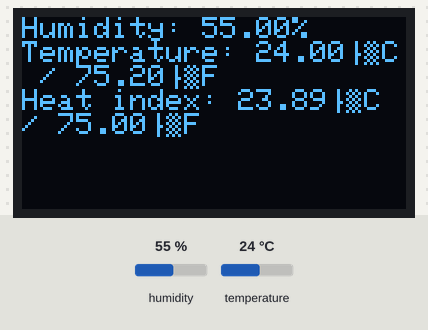
The sketch below on a simulated Arduino Uno, built with avr-gcc and run on an emulated ATmega328P. On the bench: 128×64 one-colour display. Inputs (shaded band) come from the test bench; at power-on: humidity 55 %, temperature 24 °C. The display library's start-up logo is not drawn; what the sketch prints to the serial monitor is not drawn.

Above: at 4.7 s.
4.8 s: humidity set to 22 %
At 7.1 s:
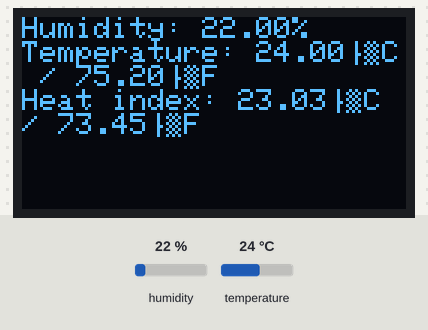
7.8 s: temperature set to 12 °C
At 8.5 s:
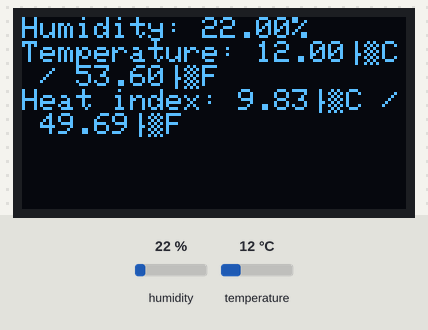
10.8 s: humidity set to 40 %
At 12.6 s:
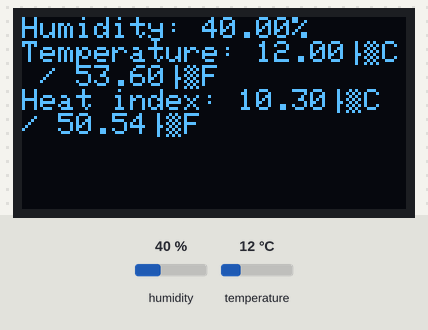
13.8 s: temperature set to 19 °C
At 15.3 s:
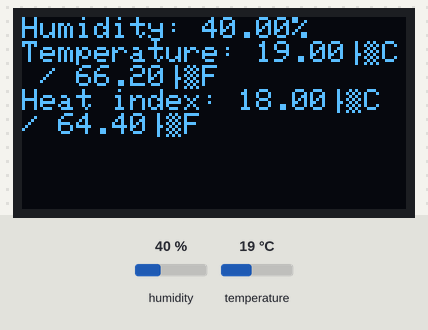
Timing chart, 0 to 16.8 s (numbered marks = the images above; inputs shaded):
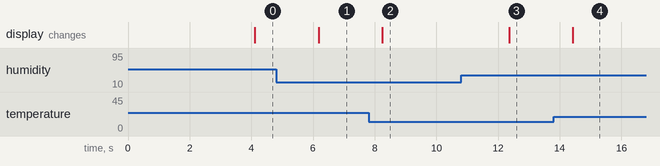

The sketch:

DHT_OLED_Display.ino
```cpp
#include <Wire.h>
#include <Adafruit_GFX.h>
#include <Adafruit_SSD1306.h>
#include <DHT.h>

#define SCREEN_WIDTH 128
#define SCREEN_HEIGHT 64
#define OLED_RESET -1
Adafruit_SSD1306 display(SCREEN_WIDTH, SCREEN_HEIGHT, &Wire, OLED_RESET);

#define DHTPIN 4
#define DHTTYPE DHT11
DHT dht(DHTPIN, DHTTYPE);

void setup() {
  Serial.begin(115200);
  display.begin(SSD1306_SWITCHCAPVCC, 0x3C); // Address 0x3C for 128x64
  display.display();
  delay(2000);
  display.clearDisplay();

  dht.begin();
}

void loop() {
  delay(2000);

  float h = dht.readHumidity();
  float t = dht.readTemperature();
  float f = dht.readTemperature(true);

  if (isnan(h) || isnan(t) || isnan(f)) {
    Serial.println(F("Failed to read from DHT sensor!"));
    return;
  }

  float hif = dht.computeHeatIndex(f, h);
  float hic = dht.computeHeatIndex(t, h, false);

  display.clearDisplay();
  display.setTextSize(1);
  display.setTextColor(SSD1306_WHITE);
  display.setCursor(0, 0);
  display.print(F("Humidity: "));
  display.print(h);
  display.println(F("%"));
  display.print(F("Temperature: "));
  display.print(t);
  display.print(F("°C / "));
  display.print(f);
  display.println(F("°F"));
  display.print(F("Heat index: "));
  display.print(hic);
  display.print(F("°C / "));
  display.print(hif);
  display.println(F("°F"));
  display.display();

  Serial.print(F("Humidity: "));
  Serial.print(h);
  Serial.print(F("%  Temperature: "));
  Serial.print(t);
  Serial.print(F("°C "));
  Serial.print(f);
  Serial.print(F("°F  Heat index: "));
  Serial.print(hic);
  Serial.print(F("°C "));
  Serial.print(hif);
  Serial.println(F("°F"));
}
```

Measured:
- after the input at 4.8 s, the display: changes after 1.4 s (image 1)
- after the input at 7.8 s, the display: changes after 0.44 s (image 2)
- after the input at 10.8 s, the display: changes after 1.6 s (image 3)
- after the input at 13.8 s, the display: changes after 0.63 s (image 4)
